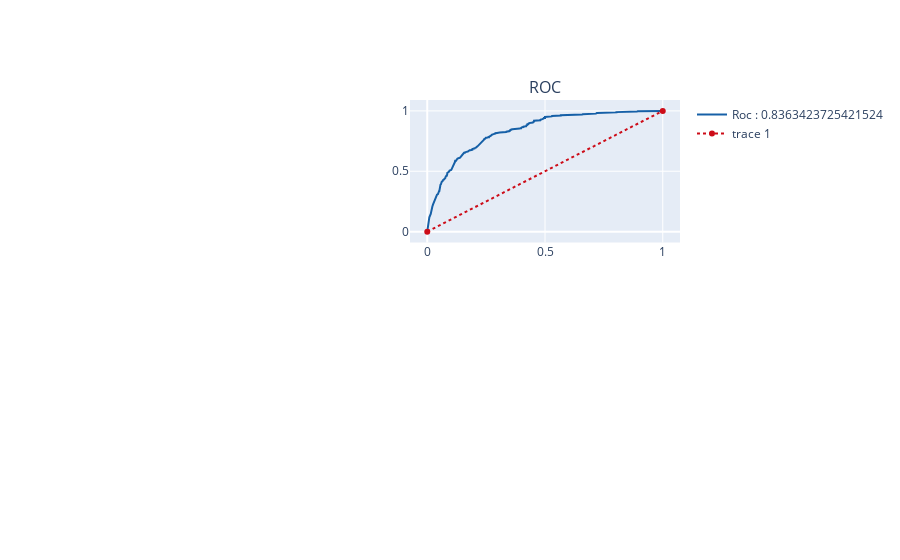

The cell this chart's notebook holds for it:
### Code cell
import plotly.tools as tls
import plotly as py

fig = tls.make_subplots(rows=2, cols=2, specs=[[{}, {}], [{'colspan': 2}, None]],
                            subplot_titles=('',
                                            'ROC',
                                            ''))

fig.append_trace(trace2,1,2)
fig.append_trace(trace3,1,2)

py.offline.iplot(fig)

### Figure 1 — Plotly figure (JSON) as saved in the notebook; plotly's stock layout.template omitted (floating-point values rounded to 4 significant figures; data arrays with more than 128 entries replaced by an {"elided": "..."} marker saying what was removed)
{"data": [{"line": {"color": "rgb(22, 96, 167)", "width": 2}, "name": "Roc : 0.8363423725421524", "type": "scatter", "x": {"elided": "391 float values"}, "xaxis": "x2", "y": {"elided": "391 float values"}, "yaxis": "y2"}, {"line": {"color": "rgb(205, 12, 24)", "dash": "dot", "width": 2}, "type": "scatter", "x": [0, 1], "xaxis": "x2", "y": [0, 1], "yaxis": "y2"}], "layout": {"annotations": [{"font": {"size": 16}, "showarrow": false, "text": "ROC", "x": 0.775, "xanchor": "center", "xref": "paper", "y": 1, "yanchor": "bottom", "yref": "paper"}], "xaxis": {"anchor": "y", "domain": [0, 0.45]}, "xaxis2": {"anchor": "y2", "domain": [0.55, 1]}, "xaxis3": {"anchor": "y3", "domain": [0, 1]}, "yaxis": {"anchor": "x", "domain": [0.625, 1]}, "yaxis2": {"anchor": "x2", "domain": [0.625, 1]}, "yaxis3": {"anchor": "x3", "domain": [0, 0.375]}}}
